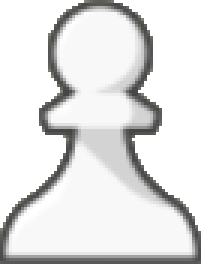
#> input picture src/cenasAfonso/chessPiecesImg/white_pawn.png, 67 x 88 px (shown 3 times larger)
$ python test_file.py
#> lines starting #> are read from the running program, lines starting #| are printed output that depends on the picture
import cv2
import numpy as np

from img_to_FEN import *

white_pawn = cv2.imread('chessPiecesImg/white_pawn.png')
#> white_pawn is the input picture: shape (88, 67, 3); mean B, G, R 225.3, 225.6, 225.6
black_pawn = cv2.imread('chessPiecesImg/black_pawn.png')
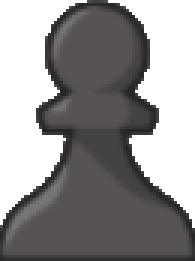
#> input picture src/cenasAfonso/chessPiecesImg/black_pawn.png, 65 x 87 px (shown 3 times larger)
#> black_pawn is the input picture: shape (87, 65, 3); mean B, G, R 147.2, 147.7, 149.1
screenshot = cv2.imread('chessPiecesImg/Screenshot_1.png')
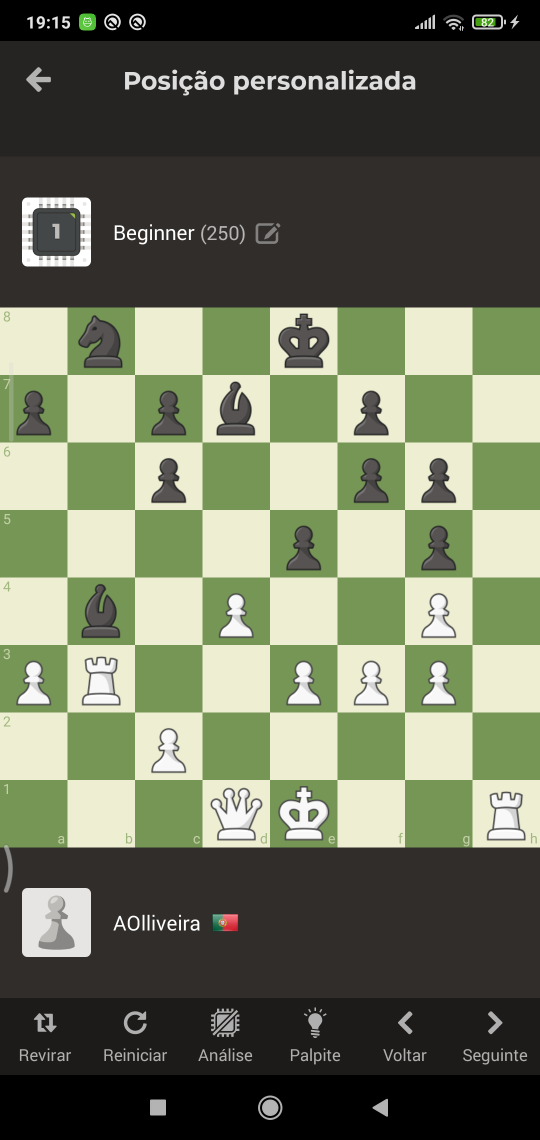
#> input picture src/cenasAfonso/chessPiecesImg/Screenshot_1.png, 1080 x 2280 px (shown at 1/2 size)
#> screenshot is the input picture: shape (2280, 1080, 3); mean B, G, R 90.7, 111.4, 105.6

scr1 = cv2.imread("chessPiecesImg/scr1.png")
scr2 = cv2.imread("chessPiecesImg/scr2.png")

#> (the run stopped early here; a loop or call above may not have finished)
